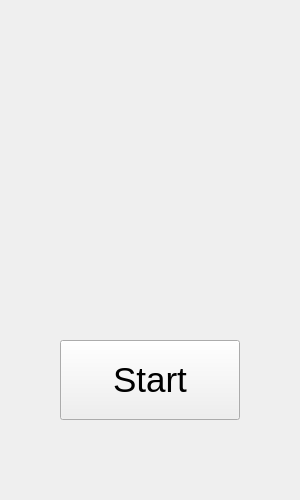
<?xml version="1.0" encoding="UTF-8"?>
<ui version="4.0">
 <class>Start</class>
 <widget class="QWidget" name="Start">
  <property name="geometry">
   <rect>
    <x>0</x>
    <y>0</y>
    <width>300</width>
    <height>500</height>
   </rect>
  </property>
  <property name="windowTitle">
   <string>Form</string>
  </property>
  <widget class="QPushButton" name="pb_start">
   <property name="geometry">
    <rect>
     <x>60</x>
     <y>340</y>
     <width>180</width>
     <height>80</height>
    </rect>
   </property>
   <property name="font">
    <font>
     <pointsize>26</pointsize>
     <weight>50</weight>
     <bold>false</bold>
    </font>
   </property>
   <property name="text">
    <string>Start</string>
   </property>
  </widget>
  <widget class="QLabel" name="lb_pic">
   <property name="geometry">
    <rect>
     <x>40</x>
     <y>40</y>
     <width>221</width>
     <height>251</height>
    </rect>
   </property>
   <property name="minimumSize">
    <size>
     <width>221</width>
     <height>251</height>
    </size>
   </property>
   <property name="maximumSize">
    <size>
     <width>221</width>
     <height>251</height>
    </size>
   </property>
   <property name="text">
    <string/>
   </property>
   <property name="pixmap">
    <pixmap>picture/start.jpg</pixmap>
   </property>
   <property name="scaledContents">
    <bool>true</bool>
   </property>
   <property name="alignment">
    <set>Qt::AlignCenter</set>
   </property>
   <property name="wordWrap">
    <bool>false</bool>
   </property>
   <property name="openExternalLinks">
    <bool>false</bool>
   </property>
   <property name="textInteractionFlags">
    <set>Qt::LinksAccessibleByMouse</set>
   </property>
  </widget>
 </widget>
 <resources/>
 <connections/>
</ui>
